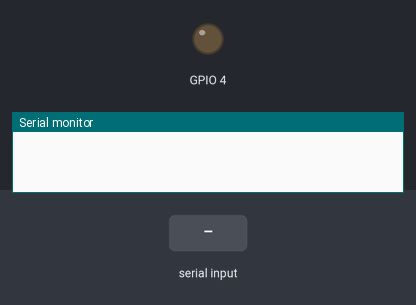
Bench run of a sketch on a simulated ESP32. On the bench: output pins drawn as LEDs (lit = HIGH), the last lines printed to the serial monitor. The inputs (shaded band) are chosen by the test bench.

Above: at 1.2 s.
1.3 s: "A" received over the second serial link
At 2.2 s:
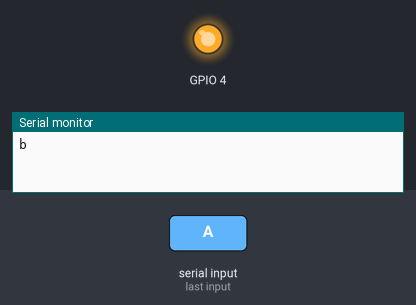
2.8 s: "a" received over the second serial link
At 3.4 s:
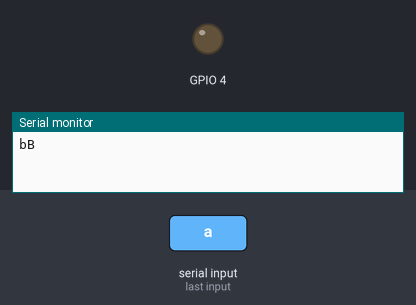
Timing chart, 0 to 5.8 s (numbered marks = the images above; inputs shaded):
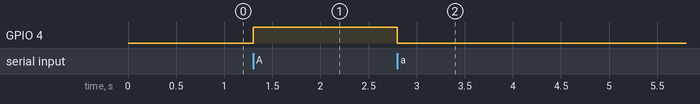

Measured:
- after the input at 1.3 s, GPIO 4: LOW → HIGH at once
- after the input at 2.8 s, GPIO 4: HIGH → LOW at once

The sketch:

Projeto_UART_esp_recebe_2.ino
```cpp
#define RXD2 16
#define TXD2 17

//Sem sinal e com 64 bits (seriam 32 positivos e 32 negativos se tivesse sinal), necessário para armazenar o tempo da função millis()
unsigned long ultima_vez=0;
int alterna=0;

void setup() {
  Serial.begin(9600); // Monitor Serial (USB)
  //SERIAL_8N1 é o padrão de recebimento de dados como pacote de 8 bits (1 byte)
  Serial2.begin(9600, SERIAL_8N1, RXD2, TXD2);
  pinMode(4,OUTPUT);
}

void loop() {
  //Verifica se algum dado chegou no Serial2
  if(Serial2.available()>0){
    char c=Serial2.read();
    if(c=='A'){
      digitalWrite(4,1);
      alterna=0;
    }
    if(c=='a'){
      digitalWrite(4,0);
      alterna=1;
    }

    if(millis()-ultima_vez>=1000){
      if(alterna==0){
        Serial2.print('b');
        Serial.print('b');
        alterna=1;
      }
      else if(alterna==1){
        Serial2.print('B');
        Serial.print('B');
        alterna=0;
      }
      ultima_vez=millis();
    }
  }
}
```
